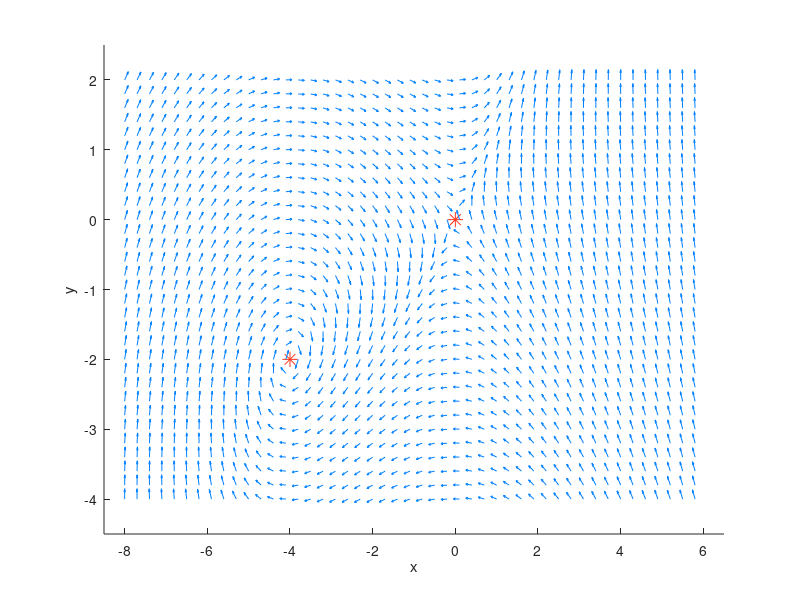

Write the MATLAB code that produced this figure.
xmin = -8;
xmax = 6;

ymin = -4;
ymax = 2;

x = xmin:0.3:xmax;
y = ymin:0.2:ymax;
    
offset = 0.5;
axis([xmin - offset xmax + offset ymin - offset ymax + offset]);
hold on;
xlabel('x');
ylabel('y');
    
plot(0, 0, 'Marker', '*', 'MarkerSize', 11, 'Color', [1, 0.2, 0.1]);
plot(-4, -2, 'Marker', '*', 'MarkerSize', 11, 'Color', [1, 0.2, 0.1]);
    
f1 = @(x, y) (-2 * x + 4 * y);
f2 = @(x, y) (x.^2 + 4 * x);
    
[X, Y] = meshgrid(x, y);
P = f1(X, Y);
Q = f2(X, Y);
Length = sqrt(P.^2 + Q.^2);
quiver(X, Y, P ./ Length, Q ./ Length, 0.42, 'Color', [0, 0.5, 1]);